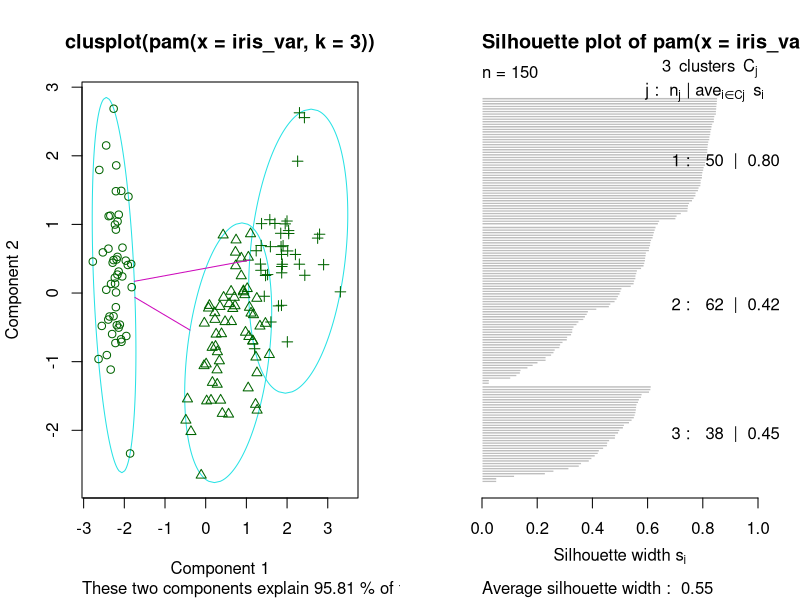

Write R code to recreate this figure.
if( require(cluster)) {
  print("cluster is loaded correctly")
} else {
  print("trying to install cluster")
  install.packages("cluster")
  if(require(cluster)){
    print("cluster installed and loaded")
  } else {
    stop("could not install cluster")
  }
}	

df_iris <- iris
iris_var <- iris[,1:4]
iris_tar <- iris[,5]

iris_km <- kmeans(iris_var, 3)
iris_km_err <- table(iris_tar, iris_km$cluster)

iris_pm <- pam(iris_var, 3)
iris_pm_err <- table(iris_tar, iris_pm$clustering)

layout(matrix(c(1,2),1,2))
plot(iris_pm)